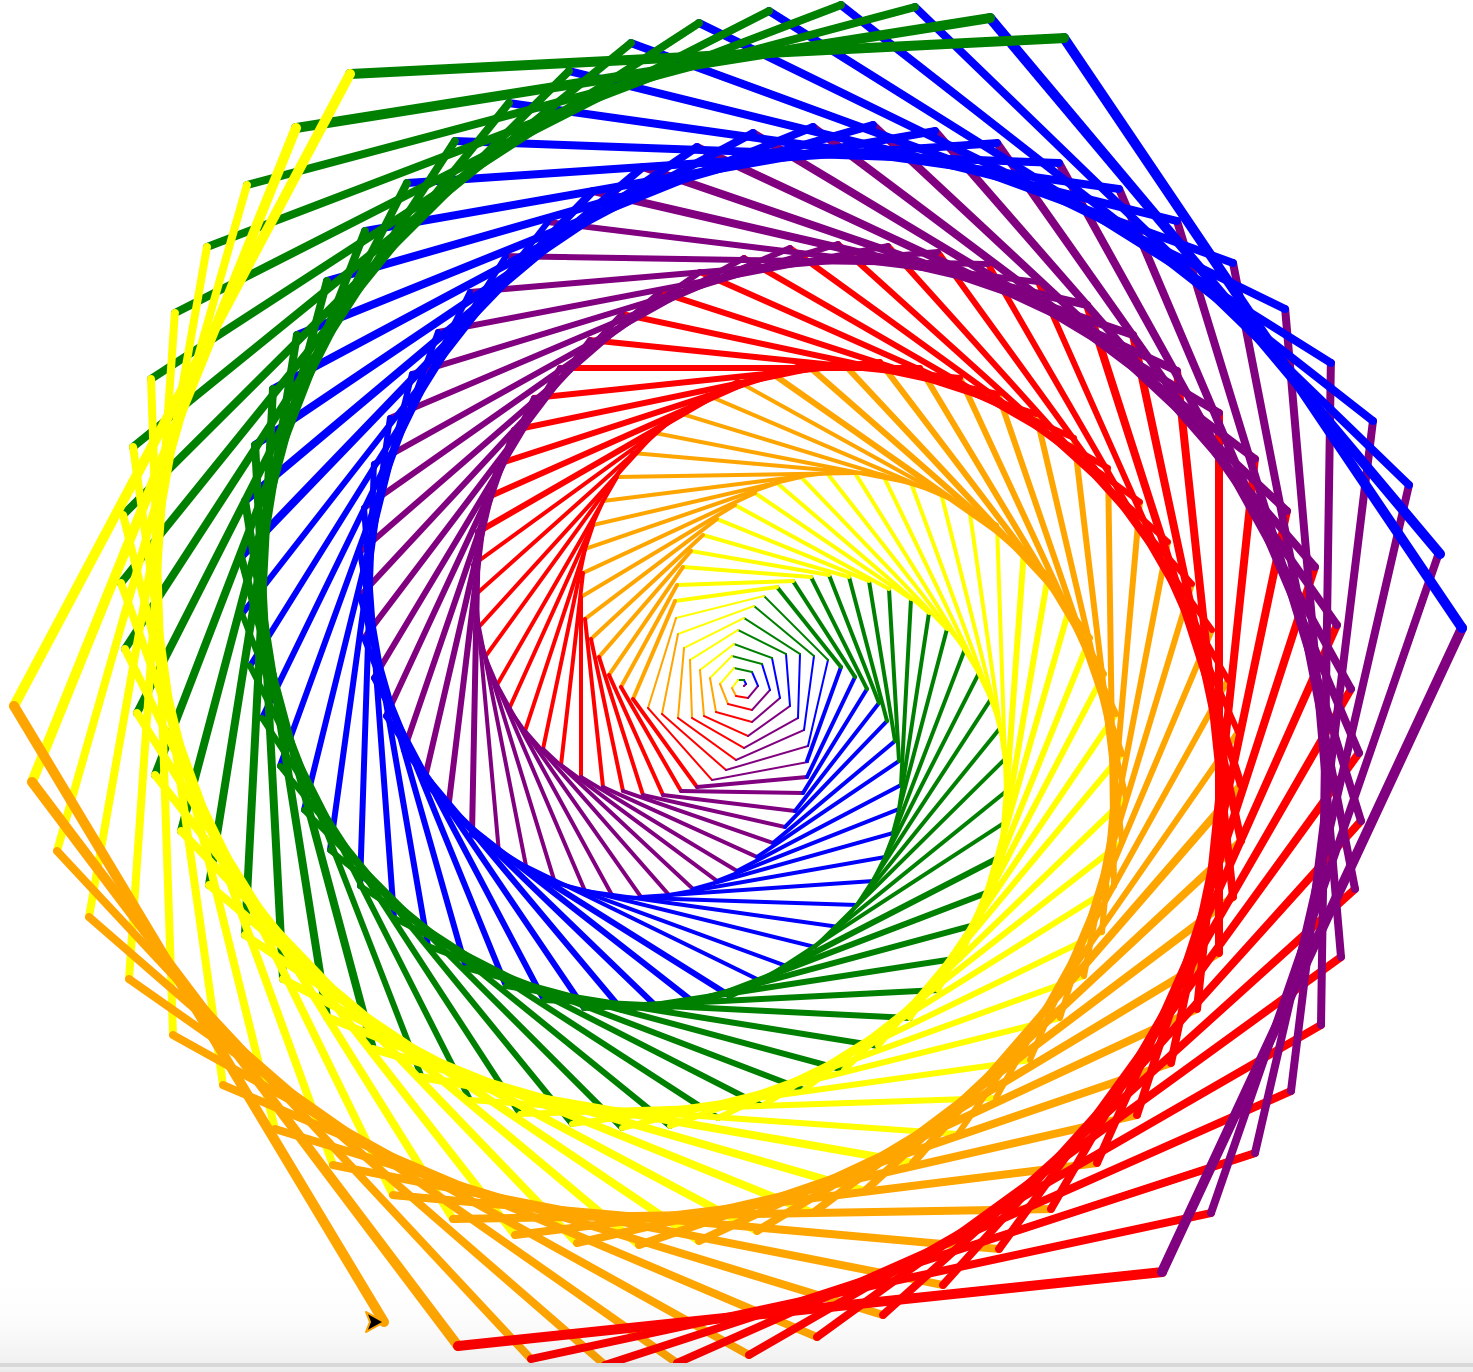

Recreate this plot in Python.
from turtle import *

colors = ['red', 'purple', 'blue', 'green', 'yellow', 'orange']

for x in range(360):
	pencolor(colors[x%6])
	width(x/100+1)
	forward(x)
	left(59)

exitonclick()
